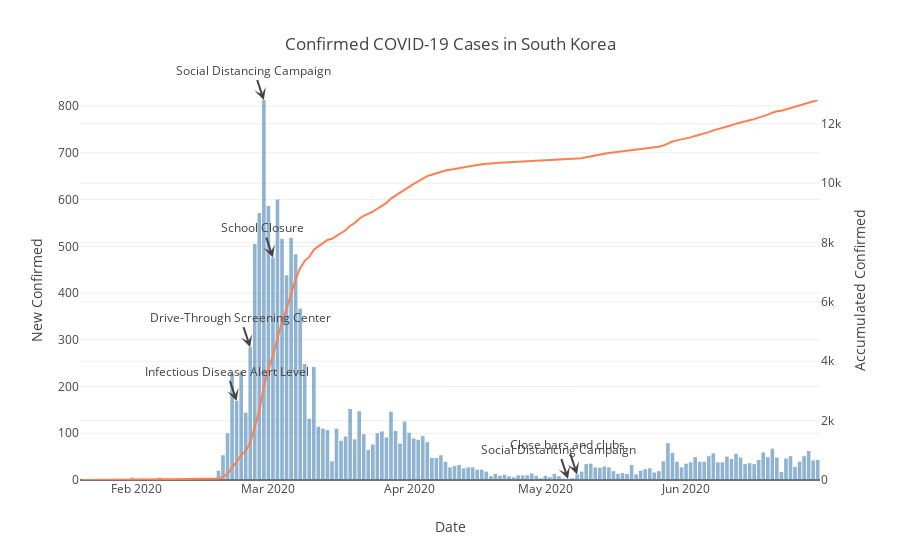

Notebook source saved alongside this figure:
### Markdown cell above
End of February marked the highest number of new confirmed COVID-19 cases. On that date, the government started strong social distancing campaign and school closure followed shortly. Social distancing campaign was weakened as the number of new confirmed COVID-19 infections dropped to a couple per day. Interestingly, closure of clubs and bars followed just after as the government was trying to control the increase in new infections.

### Code cell
fig = custom_plots.timeseries_new_accumulated(
    df=time,
    accumulated="accumulated_confirmed",
    new="new_confirmed",
    title="Confirmed COVID-19 Cases in South Korea",
)
add_policy_annotation(fig, ydata="new_confirmed")
fig.show()

### Figure 1 — Plotly figure (JSON) as saved in the notebook; plotly's stock layout.template omitted (floating-point values rounded to 4 significant figures; data arrays with more than 128 entries replaced by an {"elided": "..."} marker saying what was removed)
{"data": [{"customdata": {"elided": "163 str values"}, "hovertemplate": "%{y} (%{customdata})", "marker": {"color": "steelblue"}, "name": "New", "opacity": 0.6, "type": "bar", "x": {"elided": "163 str values"}, "y": {"elided": "163 int values"}}, {"marker": {"color": "coral"}, "name": "Accumulated", "type": "scatter", "x": {"elided": "163 str values"}, "y": {"elided": "163 int values"}, "yaxis": "y2"}], "layout": {"annotations": [{"arrowhead": 3, "showarrow": true, "text": "Infectious Disease Alert Level", "x": "2020-02-23", "y": 169}, {"arrowhead": 3, "showarrow": true, "text": "Drive-Through Screening Center", "x": "2020-02-26", "y": 284}, {"arrowhead": 3, "showarrow": true, "text": "Social Distancing Campaign", "x": "2020-02-29", "y": 813}, {"arrowhead": 3, "showarrow": true, "text": "Social Distancing Campaign", "x": "2020-05-06", "y": 2}, {"arrowhead": 3, "showarrow": true, "text": "School Closure", "x": "2020-03-02", "y": 476}, {"arrowhead": 3, "showarrow": true, "text": "Close bars and clubs", "x": "2020-05-08", "y": 12}], "hovermode": "x unified", "showlegend": false, "title": {"text": "Confirmed COVID-19 Cases in South Korea"}, "xaxis": {"title": {"text": "Date"}}, "yaxis": {"range": [0, 813], "title": {"text": "New Confirmed"}}, "yaxis2": {"overlaying": "y", "range": [0, 12800], "side": "right", "title": {"text": "Accumulated Confirmed"}}}}
